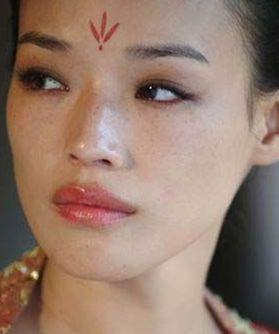
#> input picture test3.jpg, 279 x 334 px
$ python '31中值滤波.py'
#> lines starting #> are read from the running program, lines starting #| are printed output that depends on the picture
# 中值滤波 3*3
# 取中间值代替原来像素值的过程
# 比如，这里定义一个3*3的模板，然后进行排序，取其中的中间值代替原来的像素值
import cv2
import numpy as np

img = cv2.imread('test3.jpg', 1)
#> img is the input picture: shape (334, 279, 3); mean B, G, R 108.4, 122.4, 148.6
imgInfo = img.shape
#> imgInfo = (334, 279, 3)
height = imgInfo[0]
#> height = 334
width = imgInfo[1]
#> width = 279

img = cv2.cvtColor(img, cv2.COLOR_RGB2GRAY)
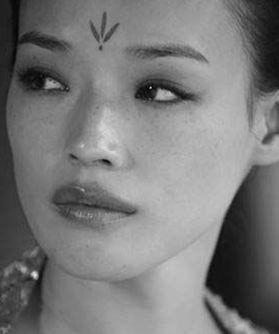
#> img: shape (334, 279); min 0, max 227, mean 121.2
cv2.imshow('src', img)

dst = np.zeros((height, width, 3), np.uint8)
collect = np.zeros(9, np.uint8)

for i in range(1, height - 1):

    for j in range(1, width - 1):

        # 把3*3矩阵中像素添加到集合
        k = 0
        for m in range(-1, 2):
            for n in range(-1, 2):
                gray = img[i + m, j + n]
                collect[k] = gray
                k = k + 1

        # 对集合进行排序
        # 0 1 2 3 4 5 6 7 8
        #   1
        for k in range(0, 9):
            p1 = collect[k]
            for t in range(k + 1, 9):
                if p1 < collect[t]:
                    mid = collect[t]
                    collect[t] = p1
                    p1 = mid

        # 取中值作为目标值
        dst[i, j] = collect[4]
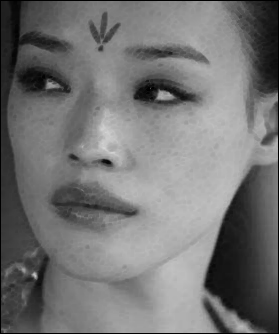
#> dst: shape (334, 279, 3); min 0, max 212, mean 115.9
#> after the loop, collect = [40, 39, 39, 39, 39, 39, 39, 39, 39]; mid = 40

cv2.imshow('dst', dst)
cv2.waitKey(0)

# 中值滤波去噪点的效果并不是很好

$ run again, with face.jpg copied over test3.jpg
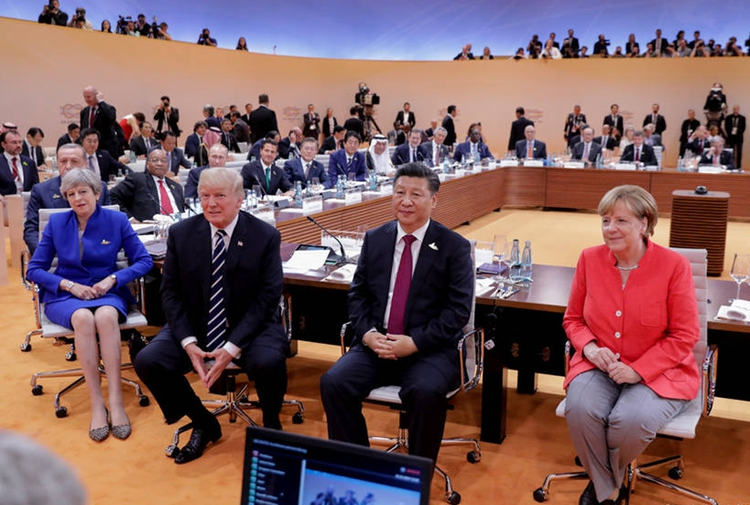
#> input picture face.jpg, 750 x 505 px
#> img is the input picture: shape (505, 750, 3); mean B, G, R 95.3, 92.3, 124.6
#> `img = cv2.cvtColor(img, cv2.COLOR_RGB2GRAY)`:
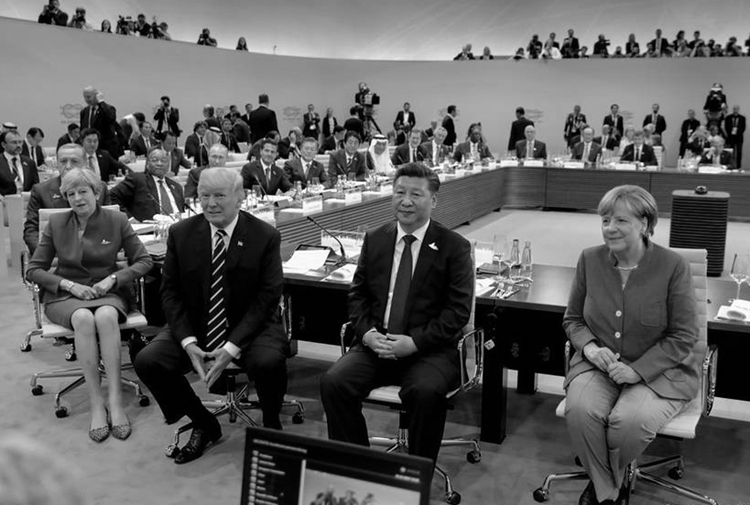
#> img: shape (505, 750); min 0, max 255, mean 96.9
#> after the loop `for i in range(1, height - 1):`:
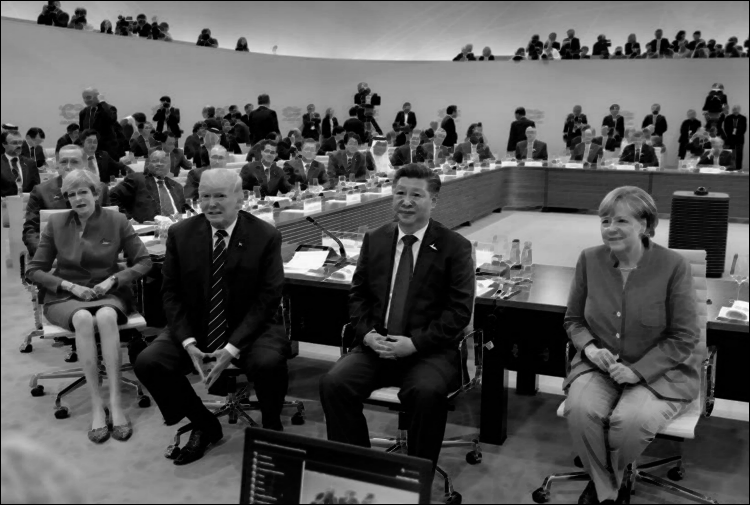
#> dst: shape (505, 750, 3); min 0, max 254, mean 86.4
#> after the loop `for i in range(1, height - 1):`: collect = [103, 103, 97, 97, 97, 97, 94, 94, 94]; mid = 97

$ run again, with face2.jpg copied over test3.jpg
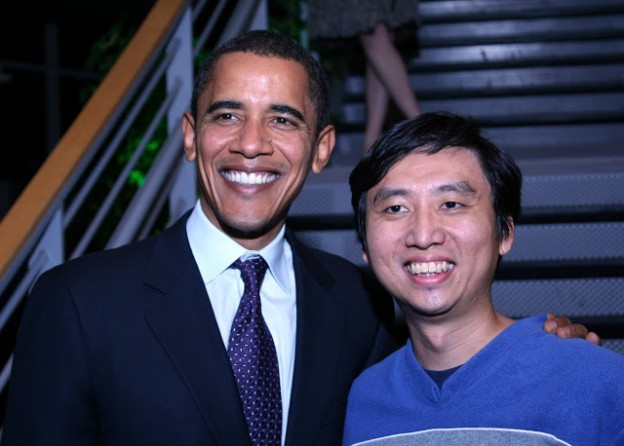
#> input picture face2.jpg, 624 x 446 px
#> img is the input picture: shape (446, 624, 3); mean B, G, R 82.2, 58.2, 57.8
#> `img = cv2.cvtColor(img, cv2.COLOR_RGB2GRAY)`:
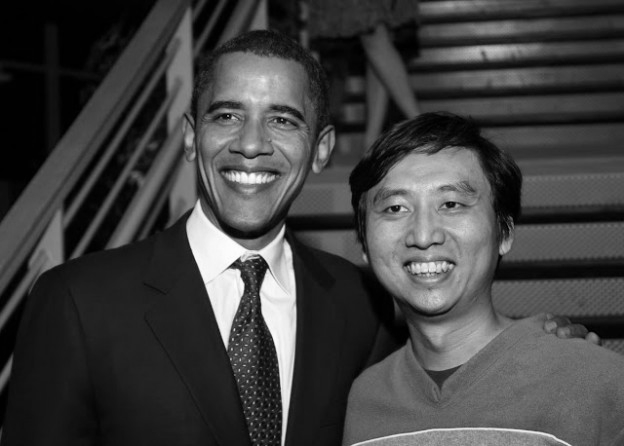
#> img: shape (446, 624); min 0, max 254, mean 65.3
#> after the loop `for i in range(1, height - 1):`:
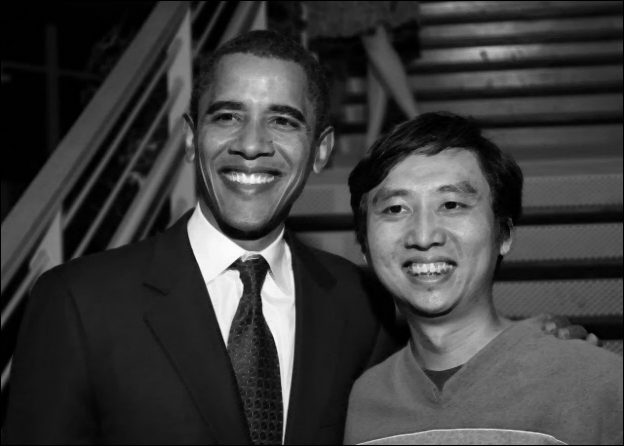
#> dst: shape (446, 624, 3); min 0, max 252, mean 59.9
#> after the loop `for i in range(1, height - 1):`: collect = [65, 65, 62, 62, 62, 62, 62, 62, 61]; mid = 65
